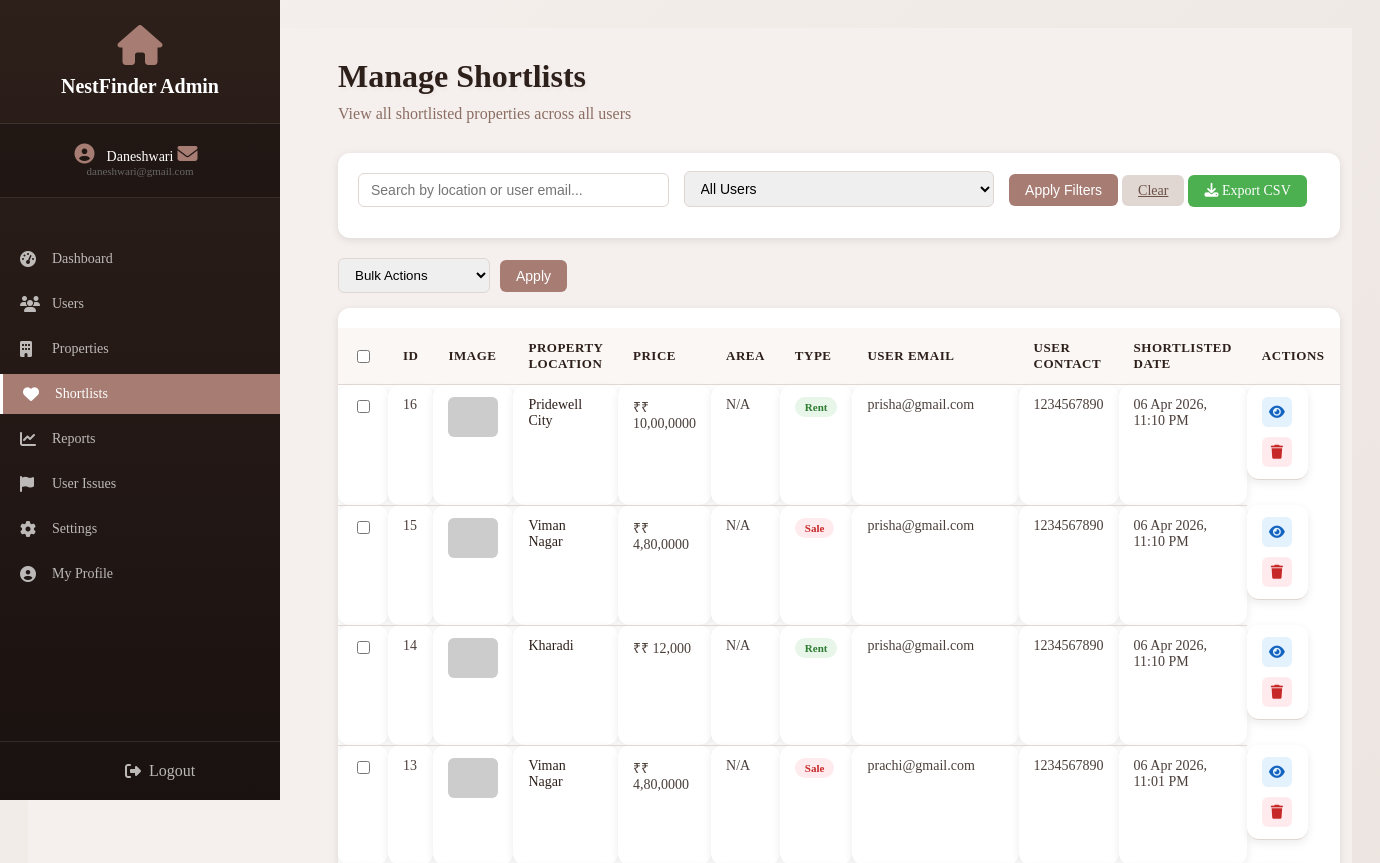
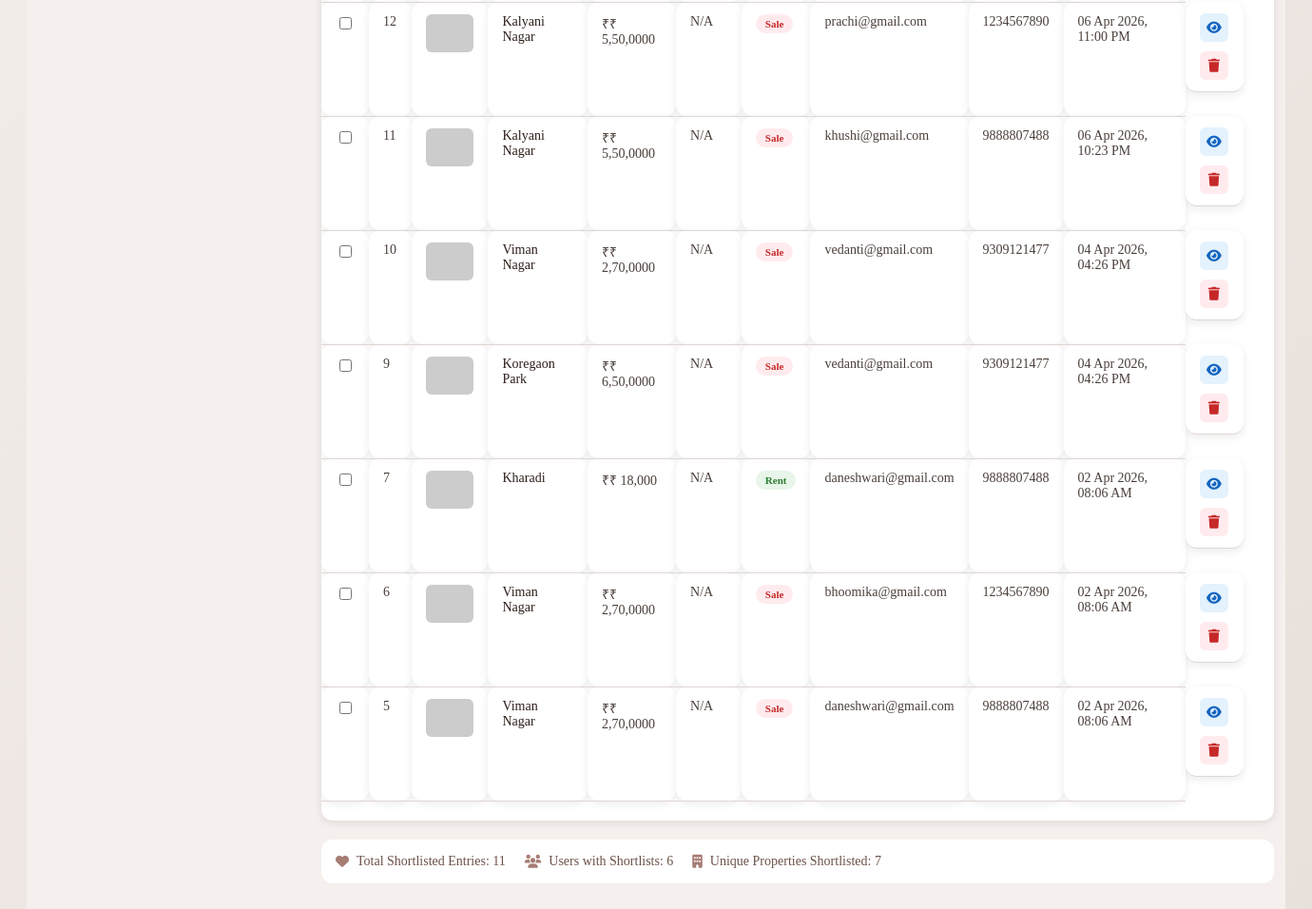
Page /admin_shortlists.php (signed in) on the committed database (2 pictures, top to bottom).
### tables this page shows
CREATE TABLE `shortlist` (
  `id` int(11) NOT NULL,
  `user_id` int(11) DEFAULT NULL,
  `property_id` int(11) DEFAULT NULL,
  `created_at` timestamp NOT NULL DEFAULT current_timestamp()
);

CREATE TABLE `properties` (
  `id` int(11) NOT NULL,
  `image` varchar(255) NOT NULL,
  `location` varchar(255) NOT NULL,
  `price` varchar(50) NOT NULL,
  `user_id` int(11) NOT NULL,
  `type` enum('Rent','Sale') NOT NULL,
  `pictures` int(11) DEFAULT NULL,
  `property_type` varchar(50) DEFAULT NULL,
  `rooms` varchar(20) DEFAULT NULL,
  `parking` varchar(30) DEFAULT NULL,
  `preferred_tenant` varchar(30) DEFAULT NULL,
  `possession_date` varchar(50) DEFAULT NULL,
  `age_of_building` varchar(20) DEFAULT NULL,
  `status` enum('pending','approved','rejected') NOT NULL DEFAULT 'approved',
  `admin_notes` text DEFAULT NULL,
  `view_count` int(11) NOT NULL DEFAULT 0,
  `created_at` timestamp NOT NULL DEFAULT current_timestamp(),
  `sqft` int(11) DEFAULT NULL,
  `furnish` enum('fully','semi','unfurnished') NOT NULL DEFAULT 'unfurnished'
);

CREATE TABLE `users` (
  `user_id` int(11) NOT NULL,
  `name` varchar(100) NOT NULL,
  `email` varchar(100) NOT NULL,
  `contact` varchar(15) NOT NULL,
  `profile_picture` varchar(255) DEFAULT NULL,
  `password` varchar(255) NOT NULL,
  `is_admin` tinyint(1) NOT NULL DEFAULT 0,
  `created_at` timestamp NOT NULL DEFAULT current_timestamp(),
  `failed_attempts` int(11) DEFAULT 0,
  `last_failed` datetime DEFAULT NULL,
  `remember_token` varchar(255) DEFAULT NULL
);

### admin_shortlists.php (the view, shortened to what this page needs)
<?php
include("db.php");
$search = isset($_GET['search']) ? $_GET['search'] : '';
$user_filter = isset($_GET['user_id']) ? intval($_GET['user_id']) : '';
$where = "WHERE 1=1";
$limit = 15;
$page = isset($_GET['page']) ? (int)$_GET['page'] : 1;
$offset = ($page - 1) * $limit;
$totalQuery = mysqli_query($conn,
    "SELECT COUNT(*) as count FROM shortlist s
     JOIN properties p ON s.property_id = p.id
     JOIN users u ON s.user_id = u.user_id
     $where"
);
$totalShortlists = mysqli_fetch_assoc($totalQuery)['count'];
$shortlistQuery = mysqli_query($conn,
    "SELECT s.*, p.location, p.price, p.image, p.type, p.property_type, p.rooms, u.email as user_email, u.contact as user_contact
     FROM shortlist s
     JOIN properties p ON s.property_id = p.id
     JOIN users u ON s.user_id = u.user_id
     $where
     ORDER BY s.id DESC
     LIMIT $offset, $limit"
);
?>
<!DOCTYPE html>
<html>
<head>
    <link rel="stylesheet" href="style.css">
    <link rel="stylesheet" href="https://cdnjs.cloudflare.com/ajax/libs/font-awesome/6.5.0/css/all.min.css">
</head>
<body>
<div class="admin-wrapper">
    <?php include("admin_sidebar.php"); ?>
    <div class="admin-main">
        <div class="admin-header">
            <h1>Manage Shortlists</h1>
            <p>View all shortlisted properties across all users</p>
        </div>
        <div class="filter-bar">
            <form method="GET" action="" class="filter-form">
                <div class="filter-group">
                    <input type="text" name="search" placeholder="Search by location or user email..." value="<?php echo htmlspecialchars($search); ?>" class="filter-input">
                </div>
                <div class="filter-group">
                    <select name="user_id" class="filter-select">
                        <option value="">All Users</option>
                    </select>
                </div>
                <div class="filter-group">
                    <button type="submit" class="filter-btn">Apply Filters</button>
                    <a href="admin_shortlists.php" class="clear-filter-btn">Clear</a>
                    <a href="?export=1" class="export-btn"><i class="fas fa-download"></i> Export CSV</a>
                </div>
            </form>
        </div>
        <div class="bulk-actions">
            <form method="POST" action="" id="bulkForm">
                <div class="bulk-controls">
                    <select name="bulk_remove" class="bulk-select">
                        <option value="">Bulk Actions</option>
                    </select>
                    <button type="submit" class="bulk-apply-btn" onclick="return confirm('Remove selected properties from shortlists?')">Apply</button>
                </div>
                <div class="table-container">
                    <table class="admin-table">
                        <thead>
                            <tr>
                                <th width="30"><input type="checkbox" id="selectAll"></th>
                                <th width="50">ID</th>
                                <th width="80">Image</th>
                                <th>Property Location</th>
                                <th width="100">Price</th>
                                <th width="80">Area</th>
                                <th width="80">Type</th>
                                <th>User Email</th>
                                <th width="100">User Contact</th>
                                <th width="150">Shortlisted Date</th>
                                <th width="100">Actions</th>
                            </tr>
                        </thead>
                        <tbody>
                            <?php if(mysqli_num_rows($shortlistQuery) > 0): ?>
                                <?php while($row = mysqli_fetch_assoc($shortlistQuery)):
                                    $shortlist_date = 'N/A';
                                    if (isset($row['created_at']) && !empty($row['created_at']) && $row['created_at'] != '0000-00-00 00:00:00') {
                                        $shortlist_date = date('d M Y, h:i A', strtotime($row['created_at']));
                                    }
                                ?>
                                <tr>
                                    <td><input type="checkbox" name="selected_ids[]" value="<?php echo $row['id']; ?>" class="shortlist-checkbox"></td>
                                    <td><?php echo $row['id']; ?></td>
                                    <td><img src="uploads/<?php echo $row['image']; ?>" class="table-thumb" alt="Property Image" onerror="this.src='https://via.placeholder.com/50?text=No+Image'"></td>
                                    <td>
                                        <a href="admin_property_view.php?id=<?php echo $row['property_id']; ?>" class="property-link">
                                            <?php echo htmlspecialchars($row['location']); ?>
                                        </a>
                                    </td>
                                    <td>₹<?php echo indianCurrency($row['price']); ?></td>
                                    <td><?php echo isset($row['sqft']) && $row['sqft'] ? $row['sqft'] . ' sq ft' : 'N/A'; ?></td>
                                    <td><span class="type-badge <?php echo strtolower($row['type']); ?>"><?php echo $row['type']; ?></span></td>
                                    <td><?php echo htmlspecialchars($row['user_email']); ?></td>
                                    <td><?php echo htmlspecialchars($row['user_contact']); ?></td>
                                    <td><?php echo $shortlist_date; ?></td>
                                    <td class="action-buttons">
                                        <a href="admin_property_view.php?id=<?php echo $row['property_id']; ?>" class="action-btn view-btn" title="View Property">
                                            <i class="fas fa-eye"></i>
                                        </a>
                                        <a href="?remove_id=<?php echo $row['id']; ?>&search=<?php echo urlencode($search); ?>&user_id=<?php echo $user_filter; ?>&page=<?php echo $page; ?>" class="action-btn delete-btn" title="Remove from Shortlist" onclick="return confirm('Remove this property from shortlist?')">
                                            <i class="fas fa-trash"></i>
                                        </a>
                                    </td>
                                </tr>
                                <?php endwhile; ?>
                            <?php endif; ?>
                        </tbody>
                    </table>
                </div>
            </form>
        </div>
        <div class="stats-summary">
            <div class="summary-item">
                <i class="fas fa-heart"></i>
                <span>Total Shortlisted Entries: <?php echo $totalShortlists; ?></span>
            </div>
            <div class="summary-item">
                <i class="fas fa-users"></i>
                <span>Users with Shortlists: <?php
                    $userCount = mysqli_fetch_assoc(mysqli_query($conn, "SELECT COUNT(DISTINCT user_id) as count FROM shortlist"));
                    echo $userCount['count'];
                ?></span>
            </div>
            <div class="summary-item">
                <i class="fas fa-building"></i>
                <span>Unique Properties Shortlisted: <?php
                    $propCount = mysqli_fetch_assoc(mysqli_query($conn, "SELECT COUNT(DISTINCT property_id) as count FROM shortlist"));
                    echo $propCount['count'];
                ?></span>
            </div>
        </div>
    </div>
</div>
</body>
</html>

### db.php (shortened to what this page needs)
<?php
function indianCurrency($number) {
    $number = (int)$number;
    $number = (string)$number;
    $len = strlen($number);
    if ($len == 5) {
        return "₹ " . substr($number, 0, 2) . "," . substr($number, 2);
    }
    if ($len == 7) {
        return "₹ " . substr($number, 0, 1) . "," . substr($number, 1, 2) . "," . substr($number, 3);
    }
    if ($len == 8) {
        return "₹ " . substr($number, 0, 2) . "," . substr($number, 2, 2) . "," . substr($number, 4);
    }
    return "₹ " . number_format($number);
}
?>
<link rel="stylesheet" href="style.css">
<link rel="stylesheet" href="https://cdnjs.cloudflare.com/ajax/libs/font-awesome/6.5.0/css/all.min.css">

### admin_sidebar.php
<div class="admin-sidebar">
    <div class="sidebar-header">
        <i class="fas fa-home"></i>
        <h3>NestFinder Admin</h3>
    </div>
    <div class="sidebar-user">
        <i class="fas fa-user-circle"></i>
        <span><?php echo htmlspecialchars($_SESSION['name']); ?></span>
        <small><i class="fas fa-envelope"></i> <?php echo $_SESSION['email']; ?></small>
    </div>
    <ul class="sidebar-nav">
        <li class="nav-item <?php echo basename($_SERVER['PHP_SELF']) == 'admin_dashboard.php' ? 'active' : ''; ?>">
            <a href="admin_dashboard.php">
                <i class="fas fa-tachometer-alt"></i> Dashboard
            </a>
        </li>
        <li class="nav-item <?php echo basename($_SERVER['PHP_SELF']) == 'admin_users.php' || basename($_SERVER['PHP_SELF']) == 'admin_user_view.php' ? 'active' : ''; ?>">
            <a href="admin_users.php">
                <i class="fas fa-users"></i> Users
            </a>
        </li>
        <li class="nav-item <?php echo basename($_SERVER['PHP_SELF']) == 'admin_properties.php' || basename($_SERVER['PHP_SELF']) == 'admin_property_view.php' ? 'active' : ''; ?>">
            <a href="admin_properties.php">
                <i class="fas fa-building"></i> Properties
            </a>
        </li>
        <li class="nav-item <?php echo basename($_SERVER['PHP_SELF']) == 'admin_shortlists.php' ? 'active' : ''; ?>">
            <a href="admin_shortlists.php">
                <i class="fas fa-heart"></i> Shortlists
            </a>
        </li>
        <li class="nav-item <?php echo basename($_SERVER['PHP_SELF']) == 'admin_reports.php' ? 'active' : ''; ?>">
            <a href="admin_reports.php">
                <i class="fas fa-chart-line"></i> Reports
            </a>
        </li>
        <li class="nav-item <?php echo basename($_SERVER['PHP_SELF']) == 'admin_user_reports.php' ? 'active' : ''; ?>">
            <a href="admin_user_reports.php">
                <i class="fas fa-flag"></i> User Issues
            </a>
        </li>
        <li class="nav-item <?php echo basename($_SERVER['PHP_SELF']) == 'admin_settings.php' ? 'active' : ''; ?>">
            <a href="admin_settings.php">
                <i class="fas fa-cog"></i> Settings
            </a>
        </li>
        <li class="nav-item <?php echo basename($_SERVER['PHP_SELF']) == 'admin_edit_profile.php' ? 'active' : ''; ?>">
            <a href="admin_edit_profile.php">
                <i class="fas fa-user-circle"></i> My Profile
            </a>
        </li>
    </ul>
    <div class="sidebar-footer">
        <a href="logout.php">
            <i class="fas fa-sign-out-alt"></i> Logout
        </a>
    </div>
</div>

### rows in the picture
shortlist: id "16", property.location "Pridewell City", property.price "₹ 10,00,0000", property.type "Rent", user.email "prisha@gmail.com", user.contact "1234567890", created_at "06 Apr 2026, 11:10 PM"
shortlist: id "15", property.location "Viman Nagar", property.price "₹ 4,80,0000", property.type "Sale", user.email "prisha@gmail.com", user.contact "1234567890", created_at "06 Apr 2026, 11:10 PM"
shortlist: id "14", property.location "Kharadi", property.price "₹ 12,000", property.type "Rent", user.email "prisha@gmail.com", user.contact "1234567890", created_at "06 Apr 2026, 11:10 PM"
shortlist: id "13", property.location "Viman Nagar", property.price "₹ 4,80,0000", property.type "Sale", user.email "prachi@gmail.com", user.contact "1234567890", created_at "06 Apr 2026, 11:01 PM"
shortlist: id "12", property.location "Kalyani Nagar", property.price "₹ 5,50,0000", property.type "Sale", user.email "prachi@gmail.com", user.contact "1234567890", created_at "06 Apr 2026, 11:00 PM"
shortlist: id "11", property.location "Kalyani Nagar", property.price "₹ 5,50,0000", property.type "Sale", user.email "khushi@gmail.com", user.contact "9888807488", created_at "06 Apr 2026, 10:23 PM"
shortlist: id "10", property.location "Viman Nagar", property.price "₹ 2,70,0000", property.type "Sale", user.email "vedanti@gmail.com", user.contact "9309121477", created_at "04 Apr 2026, 04:26 PM"
shortlist: id "9", property.location "Koregaon Park", property.price "₹ 6,50,0000", property.type "Sale", user.email "vedanti@gmail.com", user.contact "9309121477", created_at "04 Apr 2026, 04:26 PM"
shortlist: id "7", property.location "Kharadi", property.price "₹ 18,000", property.type "Rent", user.email "daneshwari@gmail.com", user.contact "9888807488", created_at "02 Apr 2026, 08:06 AM"
shortlist: id "6", property.location "Viman Nagar", property.price "₹ 2,70,0000", property.type "Sale", user.email "bhoomika@gmail.com", user.contact "1234567890", created_at "02 Apr 2026, 08:06 AM"
shortlist: id "5", property.location "Viman Nagar", property.price "₹ 2,70,0000", property.type "Sale", user.email "daneshwari@gmail.com", user.contact "9888807488", created_at "02 Apr 2026, 08:06 AM"

### other values in the picture
$_SESSION['name'] "Daneshwari"
$_SESSION['email'] "daneshwari@gmail.com"
$totalShortlists "11"
$userCount['count'] "6"
$propCount['count'] "7"
